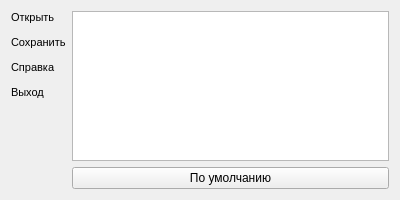
<?xml version="1.0" encoding="UTF-8"?>
<ui version="4.0">
 <class>Keyboard</class>
 <widget class="QWidget" name="Keyboard">
  <property name="geometry">
   <rect>
    <x>0</x>
    <y>0</y>
    <width>400</width>
    <height>200</height>
   </rect>
  </property>
  <property name="sizePolicy">
   <sizepolicy hsizetype="Fixed" vsizetype="Fixed">
    <horstretch>0</horstretch>
    <verstretch>0</verstretch>
   </sizepolicy>
  </property>
  <property name="minimumSize">
   <size>
    <width>400</width>
    <height>200</height>
   </size>
  </property>
  <property name="maximumSize">
   <size>
    <width>400</width>
    <height>200</height>
   </size>
  </property>
  <property name="sizeIncrement">
   <size>
    <width>400</width>
    <height>0</height>
   </size>
  </property>
  <property name="windowTitle">
   <string>Настройки ракладки клавиатуры</string>
  </property>
  <layout class="QHBoxLayout" name="horizontalLayout_2">
   <item>
    <widget class="QLabel" name="label">
     <property name="font">
      <font>
       <pointsize>8</pointsize>
      </font>
     </property>
     <property name="acceptDrops">
      <bool>false</bool>
     </property>
     <property name="lineWidth">
      <number>0</number>
     </property>
     <property name="text">
      <string>&lt;html&gt;&lt;head/&gt;&lt;body&gt;&lt;p&gt;Открыть&lt;/p&gt;&lt;p&gt;Сохранить&lt;/p&gt;&lt;p&gt;Справка&lt;/p&gt;&lt;p&gt;Выход&lt;/p&gt;&lt;/body&gt;&lt;/html&gt;</string>
     </property>
     <property name="textFormat">
      <enum>Qt::AutoText</enum>
     </property>
     <property name="scaledContents">
      <bool>false</bool>
     </property>
     <property name="alignment">
      <set>Qt::AlignLeading|Qt::AlignLeft|Qt::AlignTop</set>
     </property>
     <property name="wordWrap">
      <bool>false</bool>
     </property>
     <property name="margin">
      <number>0</number>
     </property>
     <property name="indent">
      <number>0</number>
     </property>
     <property name="openExternalLinks">
      <bool>false</bool>
     </property>
     <property name="textInteractionFlags">
      <set>Qt::LinksAccessibleByMouse|Qt::TextSelectableByMouse</set>
     </property>
    </widget>
   </item>
   <item>
    <layout class="QHBoxLayout" name="horizontalLayout">
     <item>
      <layout class="QVBoxLayout" name="verticalLayout">
       <item>
        <widget class="QListView" name="listView">
         <property name="lineWidth">
          <number>0</number>
         </property>
         <property name="midLineWidth">
          <number>0</number>
         </property>
        </widget>
       </item>
       <item>
        <widget class="QPushButton" name="pushButton">
         <property name="text">
          <string>По умолчанию</string>
         </property>
        </widget>
       </item>
      </layout>
     </item>
    </layout>
   </item>
  </layout>
 </widget>
 <resources/>
 <connections/>
</ui>
